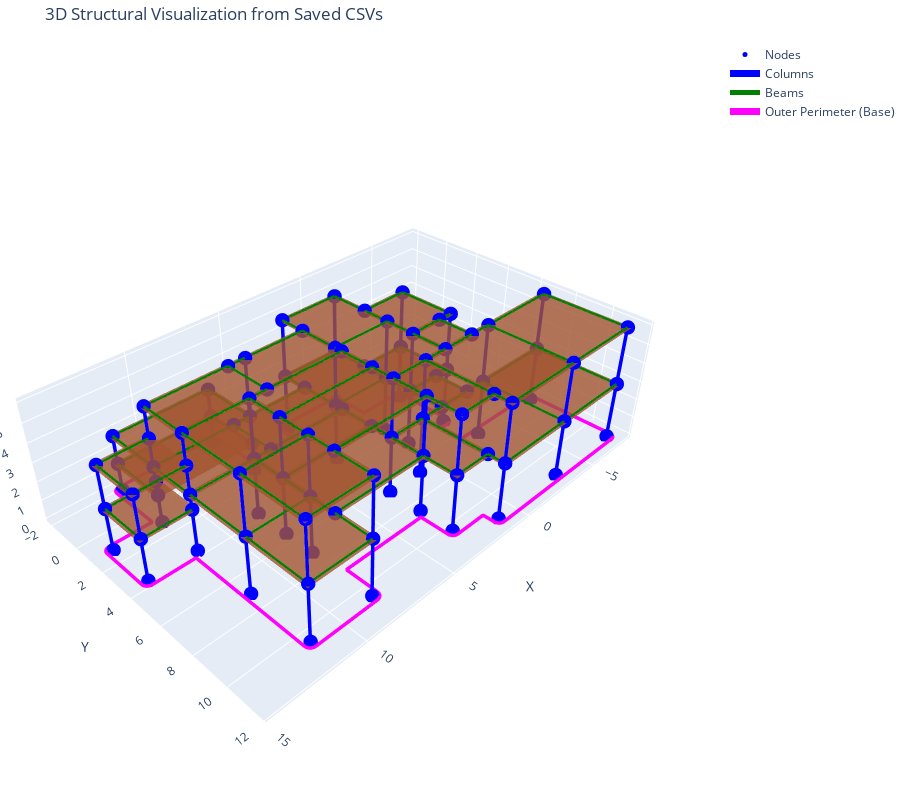

This figure's notebook cell:
### Code cell
import pandas as pd
import numpy as np
import plotly.graph_objects as go
from collections import OrderedDict
import os # Import the os module for path operations

# --- Define the relative path for saving CSVs ---
CSV_SAVE_PATH = r"../eleftheriaexperiment/structural_data" # Use a raw string for backslashes

# --- ASSUMPTION: Your rhino3dm processing code (from the previous turn) ---
# --- has already run and populated these variables: ---
# max_z
# num_floors
# all_base_columns (list of (x,y) tuples for column base points)
# beams (list of ((x1,y1), (x2,y2)) tuples for beam definitions)
# wall_breps (list of {'polygon': shapely_poly, 'bbox': rhino3dm_bbox} for wall height lookup)
# detected_rooms (list of (shapely_poly, area) for room polygons)
# perimeter_line_coords (list of (x,y) tuples for the base perimeter)

# For this code to run, you MUST execute your previous cell that uses rhino3dm
# to generate the above variables. If you run ONLY this cell, these variables will be undefined.

# --- Utility function for wall height (re-used from your code) ---
from shapely.geometry import Point # Ensure Point is imported for get_wall_height
def get_wall_height(x, y, wall_data, global_max_z):
    pt = Point(x, y)
    closest_wall_height = global_max_z # Default to global max_z if no specific wall found
    min_dist_to_wall = float('inf')

    for wall in wall_data:
        if wall['polygon'].contains(pt):
            return wall['bbox'].Max.Z # If the point is inside a wall's base polygon
        
        dist = wall['polygon'].exterior.distance(pt)
        if dist < min_dist_to_wall:
            min_dist_to_wall = dist
            closest_wall_height = wall['bbox'].Max.Z
    
    return closest_wall_height # Return the height of the closest wall or global max_z


# --- DATA GENERATION AND CSV EXPORT (Ensuring df_nodes, df_columns, df_beams are saved) ---
print("--- Generating data and CSVs ---")

# Create the target directory if it doesn't exist
os.makedirs(CSV_SAVE_PATH, exist_ok=True)
print(f"Ensuring directory exists: {os.path.abspath(CSV_SAVE_PATH)}")


node_coords = []
node_dict = OrderedDict() # Maps (x,y,z) tuple to node ID

def add_node(pt):
    key = tuple(np.round(pt, 5))
    if key not in node_dict:
        node_id = f"N{len(node_dict)}"
        node_dict[key] = node_id
        node_coords.append([node_id] + list(key))
    return node_dict[key]

# Ensure column_lines and beam_lines are populated based on the processed data
column_lines = []
for x, y in all_base_columns: # Use all_base_columns directly for vertical elements
    current_column_max_z = get_wall_height(x,y, wall_breps, max_z)
    
    # Generate nodes for each floor level for columns
    for i in range(num_floors + 1): # Including ground (0) and roof (num_floors)
        z_level = (i / num_floors) * current_column_max_z
        if i == 0: # Base of the column
            id_btm = add_node((x, y, 0))
            id_top = add_node((x, y, z_level))
            if z_level > 0: # Only add if it forms a segment
                 column_lines.append((id_btm, id_top))
        elif i > 0: # For subsequent segments between floors
            prev_z_level = ((i-1) / num_floors) * current_column_max_z
            id_prev_node = add_node((x, y, prev_z_level))
            id_current_node = add_node((x, y, z_level))
            column_lines.append((id_prev_node, id_current_node))


beam_lines = []
for (x1, y1), (x2, y2) in beams:
    # Beams exist at each floor level (from 1st floor to roof)
    segment_max_z_for_height = min(get_wall_height(x1, y1, wall_breps, max_z), get_wall_height(x2, y2, wall_breps, max_z))
    
    for i in range(1, num_floors + 1):
        z_level = (i / num_floors) * segment_max_z_for_height
        
        # Ensure beams don't extend above the actual wall height (with a tiny tolerance)
        if z_level > (segment_max_z_for_height + 1e-6):
            continue

        id1 = add_node((x1, y1, z_level))
        id2 = add_node((x2, y2, z_level))
        beam_lines.append((id1, id2))


# --- Export nodes.csv ---
nodes_csv_path = os.path.join(CSV_SAVE_PATH, "nodes.csv")
df_nodes = pd.DataFrame(node_coords, columns=["ID", "X", "Y", "Z"])
df_nodes.to_csv(nodes_csv_path, index=False)
print(f"✅ nodes.csv written to {nodes_csv_path}")

# --- Export columns.csv ---
col_data = []
for i, (i_node_id, j_node_id) in enumerate(column_lines):
    # Lookup coordinates from the generated df_nodes
    p1_coords = df_nodes[df_nodes["ID"] == i_node_id][["X", "Y", "Z"]].values[0]
    p2_coords = df_nodes[df_nodes["ID"] == j_node_id][["X", "Y", "Z"]].values[0]
    length = np.linalg.norm(p2_coords - p1_coords)
    col_data.append([f"C{i}", i_node_id, j_node_id, round(length, 3)])

columns_csv_path = os.path.join(CSV_SAVE_PATH, "columns.csv")
df_columns = pd.DataFrame(col_data, columns=["ID", "i_node", "j_node", "length"])
df_columns.to_csv(columns_csv_path, index=False)
print(f"✅ columns.csv written to {columns_csv_path}")

# --- Export beams.csv ---
beam_data = []
for i, (i_node_id, j_node_id) in enumerate(beam_lines):
    # Lookup coordinates from the generated df_nodes
    p1_coords = df_nodes[df_nodes["ID"] == i_node_id][["X", "Y", "Z"]].values[0]
    p2_coords = df_nodes[df_nodes["ID"] == j_node_id][["X", "Y", "Z"]].values[0]
    length = np.linalg.norm(p2_coords - p1_coords)
    beam_data.append([f"B{i}", i_node_id, j_node_id, round(length, 3)])

beams_csv_path = os.path.join(CSV_SAVE_PATH, "beams.csv")
df_beams = pd.DataFrame(beam_data, columns=["ID", "i_node", "j_node", "length"])
df_beams.to_csv(beams_csv_path, index=False)
print(f"✅ beams.csv written to {beams_csv_path}")


# --- 3D PLOTLY VISUALIZATION (LOADING FROM SAVED CSVs) ---
print("\n--- Visualizing data from CSVs ---")

# 1. Load the generated CSV files into pandas DataFrames
try:
    df_nodes_loaded = pd.read_csv(nodes_csv_path)
    df_columns_loaded = pd.read_csv(columns_csv_path)
    df_beams_loaded = pd.read_csv(beams_csv_path)
except FileNotFoundError:
    print("Error: Make sure 'nodes.csv', 'columns.csv', and 'beams.csv' are in the specified path.")
    print(f"Expected paths: {nodes_csv_path}, {columns_csv_path}, {beams_csv_path}")
    print("Please run the data generation part of the code first if you haven't.")
    exit() # Exit if files are not found

# Create a dictionary for quick node coordinate lookup by ID from the loaded data
node_lookup_loaded = df_nodes_loaded.set_index('ID')[['X', 'Y', 'Z']].T.to_dict('list')

# Prepare data for plotting lines (columns and beams)
column_plotly_lines_x, column_plotly_lines_y, column_plotly_lines_z = [], [], []
beam_plotly_lines_x, beam_plotly_lines_y, beam_plotly_lines_z = [], [], []

# Add Columns to line data
for index, row in df_columns_loaded.iterrows():
    p1 = node_lookup_loaded[row['i_node']]
    p2 = node_lookup_loaded[row['j_node']]
    column_plotly_lines_x.extend([p1[0], p2[0], None])
    column_plotly_lines_y.extend([p1[1], p2[1], None])
    column_plotly_lines_z.extend([p1[2], p2[2], None])

# Add Beams to line data
for index, row in df_beams_loaded.iterrows():
    p1 = node_lookup_loaded[row['i_node']]
    p2 = node_lookup_loaded[row['j_node']]
    beam_plotly_lines_x.extend([p1[0], p2[0], None])
    beam_plotly_lines_y.extend([p1[1], p2[1], None])
    beam_plotly_lines_z.extend([p1[2], p2[2], None])

# Prepare slab data for Plotly (using the `wall_breps`, `detected_rooms`, `num_floors`, `max_z` from prior code)
slab_meshes = []
slab_thickness = 0.15
slab_extension_buffer = max(0.3, 0.3) / 2 + 0.01 + 0.005 # Example buffer

# Use detected_rooms and wall_breps from your previous code execution
for room_poly, _ in detected_rooms:
    room_specific_max_z = 0.0
    for wall_data in wall_breps:
        if wall_data['polygon'].equals(room_poly):
            room_specific_max_z = wall_data['bbox'].Max.Z
            break
    if room_specific_max_z == 0.0:
        room_specific_max_z = max_z # Fallback

    if num_floors <= 0:
        continue

    extended_room_poly = room_poly.buffer(slab_extension_buffer, join_style=1)
    if extended_room_poly.geom_type == 'MultiPolygon':
        extended_room_poly = max(extended_room_poly.geoms, key=lambda p: p.area)
    elif extended_room_poly.geom_type != 'Polygon':
        # print(f"Warning: Extended room polygon for {room_poly.bounds} is not a single Polygon. Skipping slab.")
        continue

    story_height = room_specific_max_z / num_floors

    for i in range(1, num_floors + 1):
        intended_slab_top_z = i * story_height
        slab_base_z = intended_slab_top_z - slab_thickness

        if slab_base_z < 0:
            slab_base_z = 0
            current_slab_thickness_for_this_level = intended_slab_top_z
        else:
            current_slab_thickness_for_this_level = slab_thickness
        
        if (slab_base_z + current_slab_thickness_for_this_level) > (room_specific_max_z + 1e-6):
            current_slab_thickness_for_this_level = max(0, room_specific_max_z - slab_base_z)
            if current_slab_thickness_for_this_level < 1e-6:
                continue

        # Convert polygon bounds to a rectangular slab for Plotly for simplicity
        minx_s, miny_s, maxx_s, maxy_s = extended_room_poly.bounds
        
        slab_x_coords = [minx_s, maxx_s, maxx_s, minx_s, minx_s]
        slab_y_coords = [miny_s, miny_s, maxy_s, maxy_s, miny_s]

        # Top surface of slab
        slab_meshes.append(go.Mesh3d(
            x=slab_x_coords,
            y=slab_y_coords,
            z=[slab_base_z + current_slab_thickness_for_this_level] * len(slab_x_coords),
            color='sienna',
            opacity=0.8,
            name=f'Floor {i} Slab Top',
            # Add faces for simple rectangles: two triangles for a quad
            # This makes the mesh solid rather than just a plane
            i=[0, 0], j=[1, 2], k=[2, 3] # Indices for the two triangles forming the quad
        ))


# --- Create Plotly Figure ---
fig = go.Figure()

# Add Nodes as scatter points
fig.add_trace(go.Scatter3d(
    x=df_nodes_loaded['X'],
    y=df_nodes_loaded['Y'],
    z=df_nodes_loaded['Z'],
    mode='markers',
    marker=dict(size=5, color='blue', symbol='circle'),
    name='Nodes',
    text=df_nodes_loaded['ID'],
    hoverinfo='text'
))

# Add Columns as lines
fig.add_trace(go.Scatter3d(
    x=column_plotly_lines_x,
    y=column_plotly_lines_y,
    z=column_plotly_lines_z,
    mode='lines',
    line=dict(color='blue', width=7),
    name='Columns'
))

# Add Beams as lines
fig.add_trace(go.Scatter3d(
    x=beam_plotly_lines_x,
    y=beam_plotly_lines_y,
    z=beam_plotly_lines_z,
    mode='lines',
    line=dict(color='green', width=5),
    name='Beams'
))

# Add Slabs
for slab_mesh in slab_meshes:
    fig.add_trace(slab_mesh)

# Add 3D representation of perimeter line at Z=0 (from `perimeter_line_coords` from previous execution)
if 'perimeter_line_coords' in locals() and perimeter_line_coords:
    perimeter_3d_x = [p[0] for p in perimeter_line_coords]
    perimeter_3d_y = [p[1] for p in perimeter_line_coords]
    # Close the loop
    if perimeter_3d_x and perimeter_3d_x[0] != perimeter_3d_x[-1] or perimeter_3d_y[0] != perimeter_3d_y[-1]:
        perimeter_3d_x.append(perimeter_3d_x[0])
        perimeter_3d_y.append(perimeter_3d_y[0])

    fig.add_trace(go.Scatter3d(
        x=perimeter_3d_x,
        y=perimeter_3d_y,
        z=[0] * len(perimeter_3d_x),
        mode='lines',
        line=dict(color='magenta', width=7),
        name='Outer Perimeter (Base)'
    ))

# Update layout for better visualization
fig.update_layout(
    title='3D Structural Visualization from Saved CSVs',
    scene=dict(
        xaxis_title='X',
        yaxis_title='Y',
        zaxis_title='Z',
        aspectmode='data',
        camera=dict(
            eye=dict(x=1.8, y=1.8, z=1.8)
        )
    ),
    height=800,
    margin=dict(l=0, r=0, b=0, t=40)
)

fig.show()

### Figure 1 — Plotly figure (JSON) as saved in the notebook; plotly's stock layout.template omitted (floating-point values rounded to 4 significant figures; data arrays with more than 128 entries replaced by an {"elided": "..."} marker saying what was removed)
{"data": [{"hoverinfo": "text", "marker": {"color": "blue", "size": 5, "symbol": "circle"}, "mode": "markers", "name": "Nodes", "text": ["N0", "N1", "N2", "N3", "N4", "N5", "N6", "N7", "N8", "N9", "N10", "N11", "N12", "N13", "N14", "N15", "N16", "N17", "N18", "N19", "N20", "N21", "N22", "N23", "N24", "N25", "N26", "N27", "N28", "N29", "N30", "N31", "N32", "N33", "N34", "N35", "N36", "N37", "N38", "N39", "N40", "N41", "N42", "N43", "N44", "N45", "N46", "N47", "N48", "N49", "N50", "N51", "N52", "N53", "N54", "N55", "N56", "N57", "N58", "N59", "N60", "N61", "N62", "N63", "N64", "N65", "N66", "N67", "N68", "N69", "N70", "N71", "N72", "N73", "N74", "N75", "N76", "N77", "N78", "N79", "N80", "N81", "N82", "N83", "N84", "N85", "N86", "N87", "N88", "N89", "N90", "N91", "N92", "N93", "N94", "N95", "N96", "N97", "N98", "N99", "N100", "N101", "N102", "N103", "N104", "N105", "N106", "N107", "N108", "N109", "N110", "N111", "N112", "N113", "N114"], "type": "scatter3d", "x": [-7.171, -7.171, -7.171, -7.171, -7.171, -7.171, -2.951, -2.951, -2.951, -2.951, -2.951, -2.951, 1.268, 1.268, 1.268, 1.268, 1.268, 1.268, 0.0, 0.0, 0.0, 0.0, 0.0, 0.0, 3.26, 3.26, 3.26, 3.26, 3.26, 3.26, 3.26, 3.26, 3.26, 8.351, 8.351, 8.351, 8.351, 8.351, 8.351, 8.351, 8.351, 8.351, 11.61, 11.61, 11.61, 11.61, 11.61, 11.61, 11.61, 11.61, 11.61, 11.61, 11.61, 11.61, 8.351, 8.351, 8.351, 3.26, 3.26, 3.26, 6.521, 6.521, 6.521, 6.521, 6.521, 6.521, 11.61, 11.61, 11.61, -2.56, -2.56, -2.56, 0.0, 0.0, 0.0, -2.56, -2.56, -2.56, 3.26, 3.26, 3.26, 14.04, 14.04, 14.04, 14.04, 14.04, 14.04, 0.0, 0.0, 3.26, 3.26, 3.26, 3.26, 7.436, 7.436, 7.436, 7.436, 3.26, 3.26, 8.351, 8.351, 6.521, 11.61, 0.0, 0.0, 1.268, 1.268, 11.61, 11.61, 11.61, 11.61, -1.779, -1.779, -1.779, -1.779], "y": [6.842, 6.842, 6.842, 11.35, 11.35, 11.35, 6.842, 6.842, 6.842, 11.35, 11.35, 11.35, 6.842, 6.842, 6.842, 11.35, 11.35, 11.35, 0.0, 0.0, 0.0, 3.421, 3.421, 3.421, 0.0, 0.0, 0.0, 3.421, 3.421, 3.421, 6.842, 6.842, 6.842, 3.832, 3.832, 3.832, 7.252, 7.252, 7.252, 10.67, 10.67, 10.67, 3.832, 3.832, 3.832, 7.252, 7.252, 7.252, 10.67, 10.67, 10.67, 1.347, 1.347, 1.347, 5.642, 5.642, 5.642, 8.65, 8.65, 8.65, -1.662, -1.662, -1.662, 1.347, 1.347, 1.347, -1.662, -1.662, -1.662, 1.995, 1.995, 1.995, 4.971, 4.971, 4.971, 4.971, 4.971, 4.971, 10.46, 10.46, 10.46, 1.347, 1.347, 1.347, 3.832, 3.832, 3.832, 6.842, 6.842, 1.347, 3.832, 1.347, 3.832, 1.347, 3.832, 1.347, 3.832, 5.642, 5.642, 8.65, 8.65, 1.347, 1.347, 1.995, 1.995, 10.46, 10.46, 1.347, 1.347, 3.832, 3.832, 4.971, 6.842, 4.971, 6.842], "z": [0.0, 3.0, 6.0, 0.0, 3.0, 6.0, 0.0, 3.0, 6.0, 0.0, 3.0, 6.0, 0.0, 3.0, 6.0, 0.0, 3.0, 6.0, 0.0, 3.0, 6.0, 0.0, 3.0, 6.0, 0.0, 3.0, 6.0, 0.0, 3.0, 6.0, 0.0, 3.0, 6.0, 0.0, 3.0, 6.0, 0.0, 3.0, 6.0, 0.0, 3.0, 6.0, 0.0, 3.0, 6.0, 0.0, 3.0, 6.0, 0.0, 3.0, 6.0, 0.0, 3.0, 6.0, 0.0, 3.0, 6.0, 0.0, 3.0, 6.0, 0.0, 1.5, 3.0, 0.0, 3.0, 6.0, 0.0, 1.5, 3.0, 0.0, 3.0, 6.0, 0.0, 3.0, 6.0, 0.0, 3.0, 6.0, 0.0, 3.0, 6.0, 0.0, 2.224, 4.448, 0.0, 2.224, 4.448, 3.0, 6.0, 3.0, 3.0, 6.0, 6.0, 3.0, 3.0, 6.0, 6.0, 3.0, 6.0, 3.0, 6.0, 1.5, 1.5, 3.0, 6.0, 3.0, 6.0, 2.224, 4.448, 2.224, 4.448, 3.0, 3.0, 6.0, 6.0]}, {"line": {"color": "blue", "width": 7}, "mode": "lines", "name": "Columns", "type": "scatter3d", "x": {"elided": "174 float values"}, "y": {"elided": "174 float values"}, "z": {"elided": "174 float values"}}, {"line": {"color": "green", "width": 5}, "mode": "lines", "name": "Beams", "type": "scatter3d", "x": {"elided": "288 float values"}, "y": {"elided": "288 float values"}, "z": {"elided": "288 float values"}}, {"color": "sienna", "i": [0, 0], "j": [1, 2], "k": [2, 3], "name": "Floor 1 Slab Top", "opacity": 0.8, "type": "mesh3d", "x": [-7.336, 1.433, 1.433, -7.336, -7.336], "y": [6.677, 6.677, 11.52, 11.52, 6.677], "z": [3, 3, 3, 3, 3]}, {"color": "sienna", "i": [0, 0], "j": [1, 2], "k": [2, 3], "name": "Floor 2 Slab Top", "opacity": 0.8, "type": "mesh3d", "x": [-7.336, 1.433, 1.433, -7.336, -7.336], "y": [6.677, 6.677, 11.52, 11.52, 6.677], "z": [6, 6, 6, 6, 6]}, {"color": "sienna", "i": [0, 0], "j": [1, 2], "k": [2, 3], "name": "Floor 1 Slab Top", "opacity": 0.8, "type": "mesh3d", "x": [-0.165, 3.425, 3.425, -0.165, -0.165], "y": [-0.165, -0.165, 7.007, 7.007, -0.165], "z": [3, 3, 3, 3, 3]}, {"color": "sienna", "i": [0, 0], "j": [1, 2], "k": [2, 3], "name": "Floor 2 Slab Top", "opacity": 0.8, "type": "mesh3d", "x": [-0.165, 3.425, 3.425, -0.165, -0.165], "y": [-0.165, -0.165, 7.007, 7.007, -0.165], "z": [6, 6, 6, 6, 6]}, {"color": "sienna", "i": [0, 0], "j": [1, 2], "k": [2, 3], "name": "Floor 1 Slab Top", "opacity": 0.8, "type": "mesh3d", "x": [8.186, 11.78, 11.78, 8.186, 8.186], "y": [3.667, 3.667, 10.84, 10.84, 3.667], "z": [3, 3, 3, 3, 3]}, {"color": "sienna", "i": [0, 0], "j": [1, 2], "k": [2, 3], "name": "Floor 2 Slab Top", "opacity": 0.8, "type": "mesh3d", "x": [8.186, 11.78, 11.78, 8.186, 8.186], "y": [3.667, 3.667, 10.84, 10.84, 3.667], "z": [6, 6, 6, 6, 6]}, {"color": "sienna", "i": [0, 0], "j": [1, 2], "k": [2, 3], "name": "Floor 1 Slab Top", "opacity": 0.8, "type": "mesh3d", "x": [3.095, 11.78, 11.78, 3.095, 3.095], "y": [1.182, 1.182, 3.997, 3.997, 1.182], "z": [3, 3, 3, 3, 3]}, {"color": "sienna", "i": [0, 0], "j": [1, 2], "k": [2, 3], "name": "Floor 2 Slab Top", "opacity": 0.8, "type": "mesh3d", "x": [3.095, 11.78, 11.78, 3.095, 3.095], "y": [1.182, 1.182, 3.997, 3.997, 1.182], "z": [6, 6, 6, 6, 6]}, {"color": "sienna", "i": [0, 0], "j": [1, 2], "k": [2, 3], "name": "Floor 1 Slab Top", "opacity": 0.8, "type": "mesh3d", "x": [3.095, 8.516, 8.516, 3.095, 3.095], "y": [5.477, 5.477, 8.815, 8.815, 5.477], "z": [3, 3, 3, 3, 3]}, {"color": "sienna", "i": [0, 0], "j": [1, 2], "k": [2, 3], "name": "Floor 2 Slab Top", "opacity": 0.8, "type": "mesh3d", "x": [3.095, 8.516, 8.516, 3.095, 3.095], "y": [5.477, 5.477, 8.815, 8.815, 5.477], "z": [6, 6, 6, 6, 6]}, {"color": "sienna", "i": [0, 0], "j": [1, 2], "k": [2, 3], "name": "Floor 1 Slab Top", "opacity": 0.8, "type": "mesh3d", "x": [6.356, 11.78, 11.78, 6.356, 6.356], "y": [-1.827, -1.827, 1.512, 1.512, -1.827], "z": [1.5, 1.5, 1.5, 1.5, 1.5]}, {"color": "sienna", "i": [0, 0], "j": [1, 2], "k": [2, 3], "name": "Floor 2 Slab Top", "opacity": 0.8, "type": "mesh3d", "x": [6.356, 11.78, 11.78, 6.356, 6.356], "y": [-1.827, -1.827, 1.512, 1.512, -1.827], "z": [3, 3, 3, 3, 3]}, {"color": "sienna", "i": [0, 0], "j": [1, 2], "k": [2, 3], "name": "Floor 1 Slab Top", "opacity": 0.8, "type": "mesh3d", "x": [3.095, 8.516, 8.516, 3.095, 3.095], "y": [3.667, 3.667, 5.807, 5.807, 3.667], "z": [3, 3, 3, 3, 3]}, {"color": "sienna", "i": [0, 0], "j": [1, 2], "k": [2, 3], "name": "Floor 2 Slab Top", "opacity": 0.8, "type": "mesh3d", "x": [3.095, 8.516, 8.516, 3.095, 3.095], "y": [3.667, 3.667, 5.807, 5.807, 3.667], "z": [6, 6, 6, 6, 6]}, {"color": "sienna", "i": [0, 0], "j": [1, 2], "k": [2, 3], "name": "Floor 1 Slab Top", "opacity": 0.8, "type": "mesh3d", "x": [-2.725, 0.165, 0.165, -2.725, -2.725], "y": [1.83, 1.83, 5.136, 5.136, 1.83], "z": [3, 3, 3, 3, 3]}, {"color": "sienna", "i": [0, 0], "j": [1, 2], "k": [2, 3], "name": "Floor 2 Slab Top", "opacity": 0.8, "type": "mesh3d", "x": [-2.725, 0.165, 0.165, -2.725, -2.725], "y": [1.83, 1.83, 5.136, 5.136, 1.83], "z": [6, 6, 6, 6, 6]}, {"color": "sienna", "i": [0, 0], "j": [1, 2], "k": [2, 3], "name": "Floor 1 Slab Top", "opacity": 0.8, "type": "mesh3d", "x": [1.103, 3.425, 3.425, 1.103, 1.103], "y": [6.677, 6.677, 10.62, 10.62, 6.677], "z": [3, 3, 3, 3, 3]}, {"color": "sienna", "i": [0, 0], "j": [1, 2], "k": [2, 3], "name": "Floor 2 Slab Top", "opacity": 0.8, "type": "mesh3d", "x": [1.103, 3.425, 3.425, 1.103, 1.103], "y": [6.677, 6.677, 10.62, 10.62, 6.677], "z": [6, 6, 6, 6, 6]}, {"color": "sienna", "i": [0, 0], "j": [1, 2], "k": [2, 3], "name": "Floor 1 Slab Top", "opacity": 0.8, "type": "mesh3d", "x": [11.45, 14.2, 14.2, 11.45, 11.45], "y": [1.182, 1.182, 3.997, 3.997, 1.182], "z": [2.224, 2.224, 2.224, 2.224, 2.224]}, {"color": "sienna", "i": [0, 0], "j": [1, 2], "k": [2, 3], "name": "Floor 2 Slab Top", "opacity": 0.8, "type": "mesh3d", "x": [11.45, 14.2, 14.2, 11.45, 11.45], "y": [1.182, 1.182, 3.997, 3.997, 1.182], "z": [4.448, 4.448, 4.448, 4.448, 4.448]}, {"color": "sienna", "i": [0, 0], "j": [1, 2], "k": [2, 3], "name": "Floor 1 Slab Top", "opacity": 0.8, "type": "mesh3d", "x": [-1.944, 0.165, 0.165, -1.944, -1.944], "y": [4.806, 4.806, 7.007, 7.007, 4.806], "z": [3, 3, 3, 3, 3]}, {"color": "sienna", "i": [0, 0], "j": [1, 2], "k": [2, 3], "name": "Floor 2 Slab Top", "opacity": 0.8, "type": "mesh3d", "x": [-1.944, 0.165, 0.165, -1.944, -1.944], "y": [4.806, 4.806, 7.007, 7.007, 4.806], "z": [6, 6, 6, 6, 6]}, {"line": {"color": "magenta", "width": 7}, "mode": "lines", "name": "Outer Perimeter (Base)", "type": "scatter3d", "x": {"elided": "249 float values"}, "y": {"elided": "249 float values"}, "z": {"elided": "249 int values"}}], "layout": {"height": 800, "margin": {"b": 0, "l": 0, "r": 0, "t": 40}, "scene": {"aspectmode": "data", "camera": {"eye": {"x": 1.8, "y": 1.8, "z": 1.8}}, "xaxis": {"title": {"text": "X"}}, "yaxis": {"title": {"text": "Y"}}, "zaxis": {"title": {"text": "Z"}}}, "title": {"text": "3D Structural Visualization from Saved CSVs"}}}
